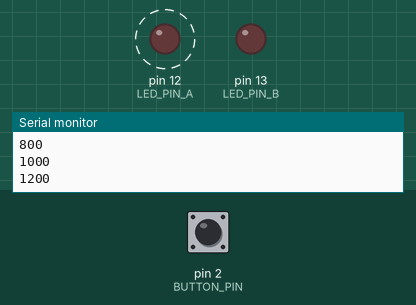
Bench run of a program on a simulated Arduino Uno, built with avr-gcc and run on an emulated ATmega328P. Parts: output pins drawn as LEDs (lit = HIGH), the last lines printed to the serial monitor. Dashed ring = blinking. The inputs (shaded band) are chosen by the test bench; at power-on: pin 2 (BUTTON_PIN) HIGH.

Above: at 1.25 s.
1.3 s: pin 2 (BUTTON_PIN) pulled LOW for 0.15 s
At 1.52 s:
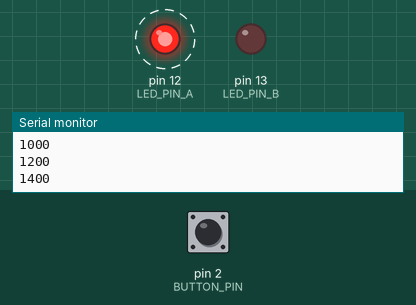
4.3 s: pin 2 (BUTTON_PIN) pulled LOW for 3.2 s
At 4.7 s:
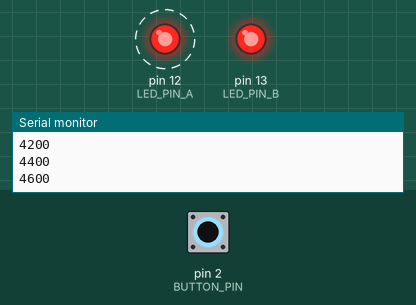
Timing chart, 0 to 15.0 s (numbered marks = the images above; inputs shaded):
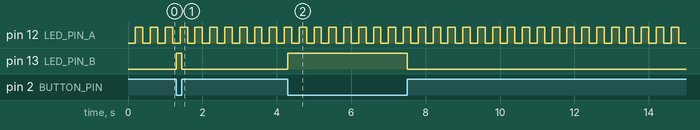

Measured:
- after the input at 1.3 s, pin 13 (LED_PIN_B): LOW → HIGH at once, → LOW 0.15 s later
- after the input at 4.3 s, pin 13 (LED_PIN_B): LOW → HIGH at once, → LOW 3.2 s later
- by itself, pin 12 (LED_PIN_A): alternates HIGH for 0.20 s and LOW for 0.20 s

The program:

main.cpp
```cpp
#include <Arduino.h>

const int LED_PIN_A = 12;
const int LED_PIN_B = 13;
const int BUTTON_PIN = 2;
const unsigned long BLINK_INTERVAL_MS = 200;
unsigned long previous_time = 0;
bool led_state = LOW;

void setup() {
  pinMode(LED_PIN_A, OUTPUT);
  pinMode(LED_PIN_B, OUTPUT);
  pinMode(BUTTON_PIN, INPUT_PULLUP);
  Serial.begin(9600);
}

void loop() {
  unsigned long current_time =  millis();
  if (current_time - previous_time >= BLINK_INTERVAL_MS){
    Serial.println(current_time);
    led_state = !led_state;
    digitalWrite(LED_PIN_A, led_state);
    previous_time = current_time;
  }

  if (digitalRead(BUTTON_PIN) == LOW){
    digitalWrite(LED_PIN_B, HIGH);
  }
  else{
    digitalWrite(LED_PIN_B, LOW);
  }
}
```
